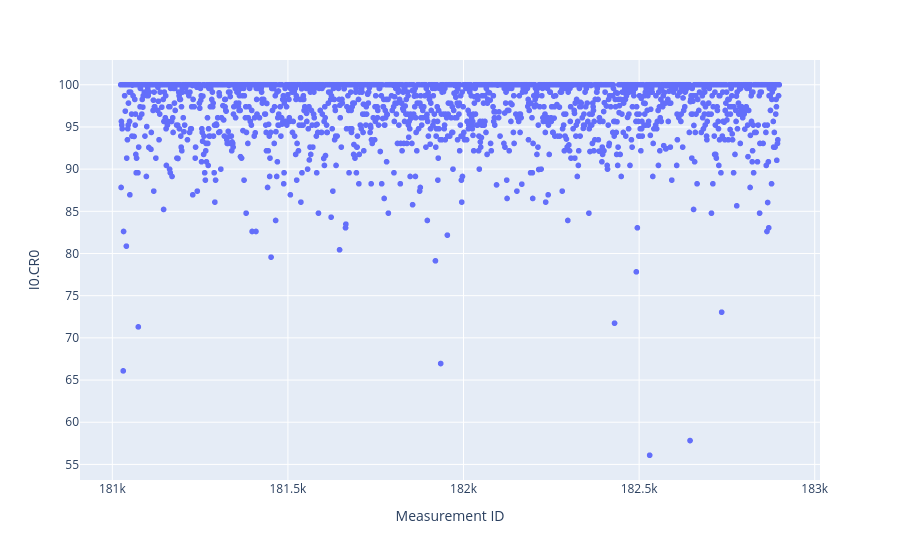

Notebook cell for this chart:
### Code cell
fig = px.scatter(photo_df_OK, x='Measurement ID', y='I0.CR0')
fig.show()

### Figure 1 — Plotly figure (JSON) as saved in the notebook; plotly's stock layout.template omitted (floating-point values rounded to 4 significant figures; data arrays with more than 128 entries replaced by an {"elided": "..."} marker saying what was removed)
{"data": [{"hovertemplate": "Measurement ID=%{x}<br>I0.CR0=%{y}<extra></extra>", "legendgroup": "", "marker": {"color": "#636efa", "symbol": "circle"}, "mode": "markers", "name": "", "showlegend": false, "type": "scattergl", "x": {"elided": "1876 int values"}, "xaxis": "x", "y": {"elided": "1876 float values"}, "yaxis": "y"}], "layout": {"legend": {"tracegroupgap": 0}, "margin": {"t": 60}, "xaxis": {"anchor": "y", "domain": [0, 1], "title": {"text": "Measurement ID"}}, "yaxis": {"anchor": "x", "domain": [0, 1], "title": {"text": "I0.CR0"}}}}
